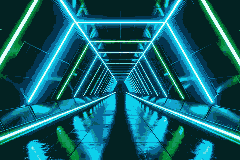
#> input picture src/assets/jukebox/screens/1_noisebeat.png, 240 x 160 px
$ python img.py ../../src/assets/jukebox/screens/1_noisebeat.png
#> lines starting #> are read from the running program, lines starting #| are printed output that depends on the picture
from PIL import Image
from sys import argv
from os import path as file

def resize_image(image_path: str = "dragon_32x32px.png"):
    if not file.exists(image_path):
        raise FileNotFoundError(f"Image file '{image_path}' not found.")

    img = Image.open(image_path)
#> img is the input picture: PIL image 240x160 RGBA; mean R, G, B, A 18.3, 96.8, 107.5, 255
    (width, height) = img.size
#> width = 240; height = 160
    print(f"Original image size: {width}x{height}")
#| Original image size: 240x160

    original_name = image_path.split('/')[-1].split('.')[0]
    target_size = original_name.split('_')[-1].replace('px', '').split('x')
    if len(target_size) == 2:
        target_width, target_height = map(int, target_size)
    else:
        target_width, target_height = 32, 32

    print(f"Target size: {target_width}x{target_height}")
    #loop on each interpolation algorithm
    for interpolation in [Image.NEAREST, Image.BILINEAR, Image.BICUBIC, Image.LANCZOS]:
        img = img.resize((target_width, target_height), interpolation)
        img.save(f"resized_{original_name}_{str(interpolation)}.png")

        # create a image with white background with PIL
        img_with_bg = Image.new("RGBA", (target_width, target_height), (255, 255, 255, 255))
        img_with_bg.paste(img, (0, 0), img)
        img_with_bg.save(f"resized_{original_name}_{str(interpolation)}_bg.png")
#> this loop made 4 passes
#> pass 1, in resize_image, `img = img.resize((target_width, target_height), interpolation)`:
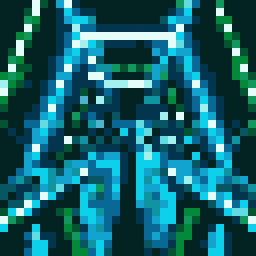
#> img: PIL image 32x32 RGBA (shown 8 times larger); mean R, G, B, A 21.2, 97.4, 107.4, 255

# take command line arguments
if __name__ == "__main__":
    image_path = "dragon_32x32px.png"
    if len(argv) > 1:
        image_path = argv[1]
    resize_image(image_path)
